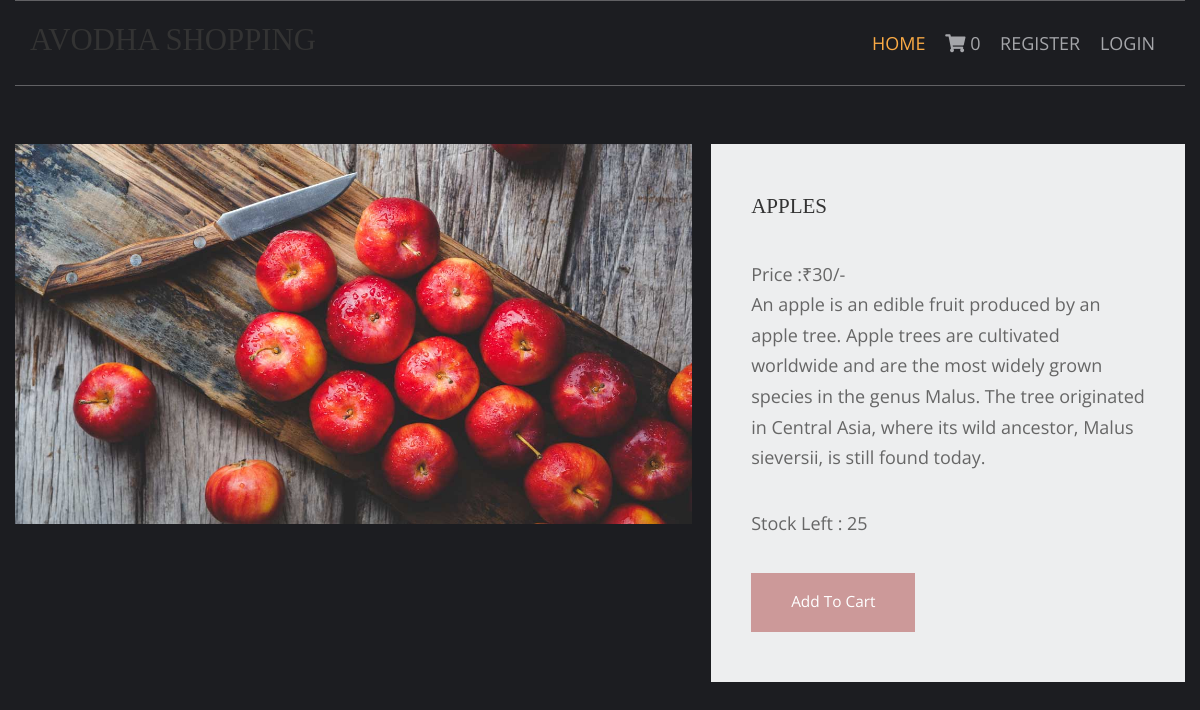
The app's page /fruits/apples with its own data.
### shop/models.py (models this page shows, shortened)
class products(models.Model):
    name = models.CharField(max_length=150,unique=True)
    slug = models.CharField(max_length=250,unique=True)
    img = models.ImageField(upload_to='product')
    desc = models.TextField()
    stock = models.IntegerField()
    available = models.BooleanField()
    price = models.IntegerField()
    category = models.ForeignKey(categ,on_delete=models.CASCADE)

### shop/views.py (the view)
# urls.py: path('<slug:c_slug>/<slug:product_slug>', views.ProdDetails, name='details'),
def ProdDetails(request,c_slug,product_slug):
    try:
        prod = products.objects.get(category__slug=c_slug,slug=product_slug)
    except Exception as e:
        raise e
    return render(request,'item.html',{'pr':prod})

### cart/context_processor.py (called while the page is built)
def count(request):
    item_count = 0
    if 'admin' in request .path:
        return {}
    else:
        try:
            ct = cartlist.objects.filter(cart_id=c_id(request))
            cti = items.objects.all().filter(cart=ct[:1])
            for c in cti:
                item_count +=c.quan
        except cartlist.DoesNotExist:
            item_count = 0
        return dict(itc=item_count)

### cart/views.py (called while the page is built)
def c_id(request):
    ct_id = request.session.session_key
    if not ct_id:
        ct_id = request.session.create()
    return ct_id

### templates/item.html (shortened to what this page needs)
{% extends 'base.html' %}
{% load static %}
{% block content %}
<html lang="en">
<head>
    <link href="{% static 'pr/fontawesome/css/all.min.css' %}" rel="stylesheet" />
    <link href="{% static 'pr/css/templatemo-comparto.css' %}" rel="stylesheet" />
</head>
<body>
  <br><br>
        <section class="tm-mb-1" id="about">
            <div class="tm-row tm-about-row">
                <div class="tm-section-1-l">
                    <img src="{{pr.img.url}}" alt="About image" class="tm-img-responsive">
                </div>
                <article class="tm-section-1-r tm-bg-color-8">
                    <h2 class="tm-mb-2 tm-title-color">{{pr.name}}</h2>
                    <p>Price :₹{{pr.price}}/-<br>{{pr.desc}}</p>
                    <p>Stock Left : {{pr.stock}}</p>
                    {% if pr.stock <= 0 %}
                    <h1 style="color:red">Sorry Out of Stock</h1>
                    {% else %}
                    <a href="{% url 'addcart' pr.id %}" class="tm-btn tm-btn-1 tm-link-to-services">Add To Cart</a>
                    {% endif %}
                </article>
            </div>
        </section>
</body>
</html>
{% endblock %}

### static/hm/layout/styles/layout.css (style rules this page uses)
*, *::before, *::after { transition:all .3s ease-in-out; }
body { color:#A5A6AA; background-color:#1C1D21; }
a { color:#FBAB45; }

### static/pr/css/templatemo-comparto.css (style rules this page uses)
*, *::before, *::after { box-sizing: border-box; outline: none; }
ul, h1, h2, h3, h4, p, figure { padding: 0; margin: 0; }
body { font-family: 'Open Sans', Arial, sans-serif; font-size: 18px; overflow-x: hidden; padding-left: 15px; padding-right: 15px; margin: 0; }
h2 { font-size: 1.5rem; }
a { transition: all 0.3s ease; text-decoration: none; }
p { color: #666; line-height: 1.7; margin-bottom: 35px; }
h1, h2, h3, h4, h5, h6 { color: #333; }
.tm-mb-1 { margin-bottom: 20px; }
.tm-mb-2 { margin-bottom: 40px; }
.tm-bg-color-8 { background-color: #EDEEEF; }
.tm-img-responsive { max-width: 100%; height: auto; }
.tm-section-1-l { width: 57.85%; margin-right: 1.65%; }
.tm-section-1-r { padding: 50px 40px; width: 40.5%; }
.tm-row { display: flex; }
.tm-btn { display: inline-block; padding: 15px 40px; font-size: 1.1rem; border: none; background-color: #CC9999; color: white; }
a { color: #666; }

### static/hm/layout/styles/framework.css (style rules this page uses)
html { overflow-y:scroll; overflow-x:hidden; }
html, body { margin:0; padding:0; font-size:14px; line-height:1.6em; }
*, *::before, *::after { box-sizing:border-box; }
a { outline:none; text-decoration:none; }
img { width:auto; max-width:100%; height:auto; margin:0; padding:0; border:none; line-height:normal; vertical-align:middle; }
body, input, textarea, select { font-family:Verdana, Geneva, sans-serif; }
h1, h2, h3, h4, h5, h6, .heading { font-family:Georgia, "Times New Roman", Times, serif; }
::placeholder { opacity:1; }
h1, h2, h3, h4, h5, h6, .heading { margin:0 0 20px 0; font-size:1.4rem; line-height:normal; font-weight:normal; text-transform:uppercase; }
address, article, aside, figcaption, figure, footer, header, main, nav, section { display:block; margin:0; padding:0; }

### records on screen
products: img (picture), name "APPLES", price "30", desc "An apple is an edible fruit produced by an apple tree. Apple trees are cultivated worldwide and are the most widely grown species in the genus Malus. The tree originated in Central Asia, where its wild ancestor, Malus sieversii, is still found today.", stock "25"

### other values on screen
{{ itc }} "0"
